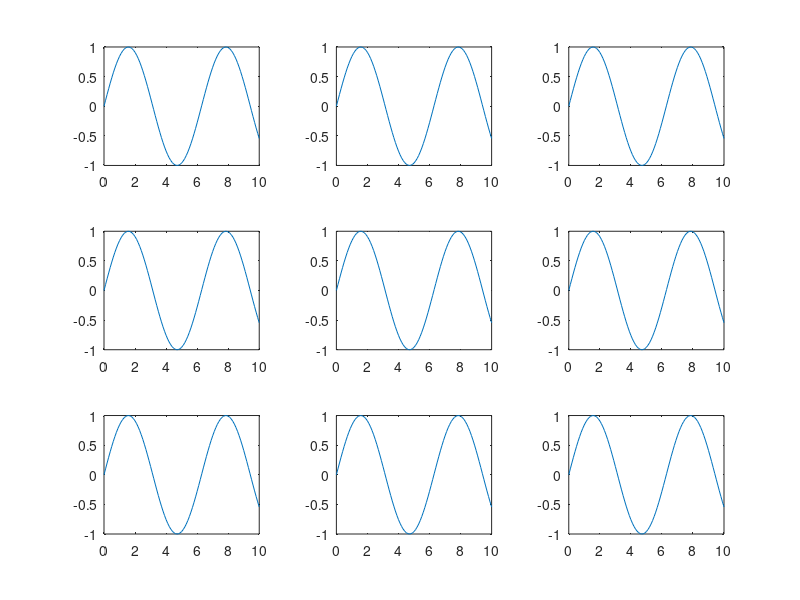

Recreate this plot in MATLAB. (Note: this script raises an error after producing the figure.)
function CursorDemo()
% demo function for cursors
%
% Example:
% type CursorDemo at the command line

h=figure('Name','Hold the left button down over the cursors to move them around the screen');
x=0:0.1:10;
y=sin(x);

for k=1:9
    subplot(3,3,k)
    plot(x,y);
end

n1=CreateCursor(h);
SetCursorLocation(n1, 2.5);
n2=CreateCursor(h);
SetCursorLocation(n2, 7.5);
end


